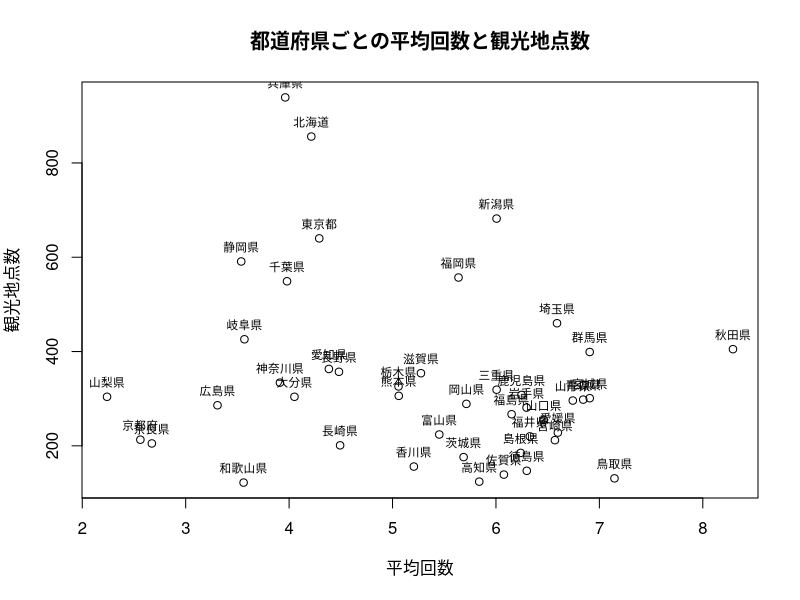
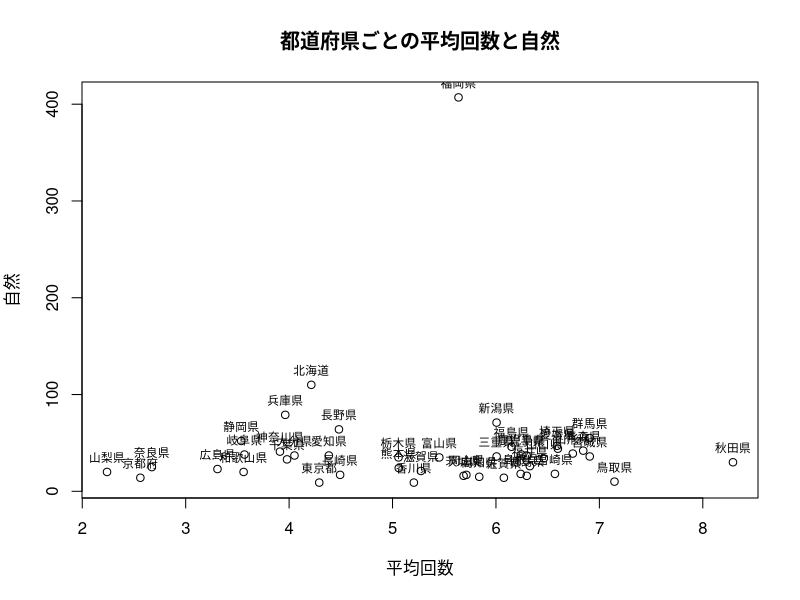
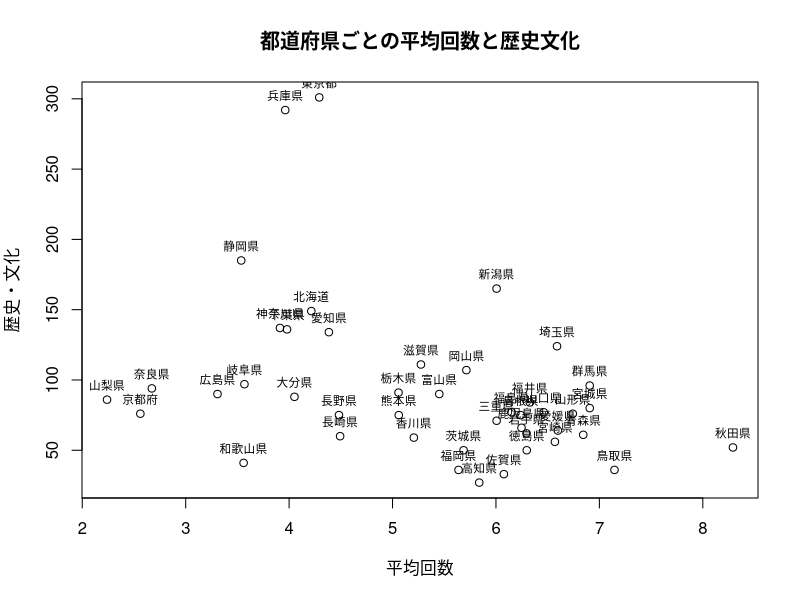
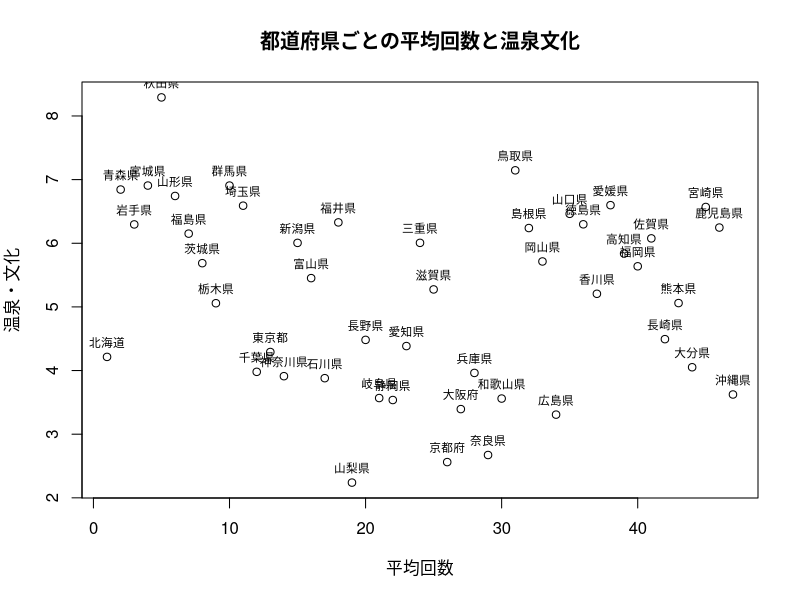

These figures' R source, in order:
sightseeing <- read.csv("visit_avg.csv", na.strings = "")

# 平均回数と、観光地点数の散布図を描く
plot(sightseeing$平均回数, sightseeing$観光地点数, xlab = "平均回数", ylab = "観光地点数", main = "都道府県ごとの平均回数と観光地点数")
# 都道府県名をプロットした位置に表示する
text(sightseeing$平均回数, sightseeing$観光地点数, labels = sightseeing$都道府県, pos = 3, cex = 0.7)

#　平均回数と、自然の散布図を描く
plot(sightseeing$平均回数, sightseeing$自然, xlab = "平均回数", ylab = "自然", main = "都道府県ごとの平均回数と自然")
text(sightseeing$平均回数, sightseeing$自然, labels = sightseeing$都道府県, pos = 3, cex = 0.7)

# 平均回数と、歴史・文化の散布図を描く
plot(sightseeing$平均回数, sightseeing$歴史.文化, xlab = "平均回数", ylab = "歴史・文化", main = "都道府県ごとの平均回数と歴史文化")
text(sightseeing$平均回数, sightseeing$歴史.文化, labels = sightseeing$都道府県, pos = 3, cex = 0.7)

# 平均回数と、温泉.文化の散布図を描く
plot(sightseeing$平均回数, sightseeing$温泉.文化, xlab = "平均回数", ylab = "温泉・文化", main = "都道府県ごとの平均回数と温泉文化")
text(sightseeing$平均回数, sightseeing$温泉.文化, labels = sightseeing$都道府県, pos = 3, cex = 0.7)